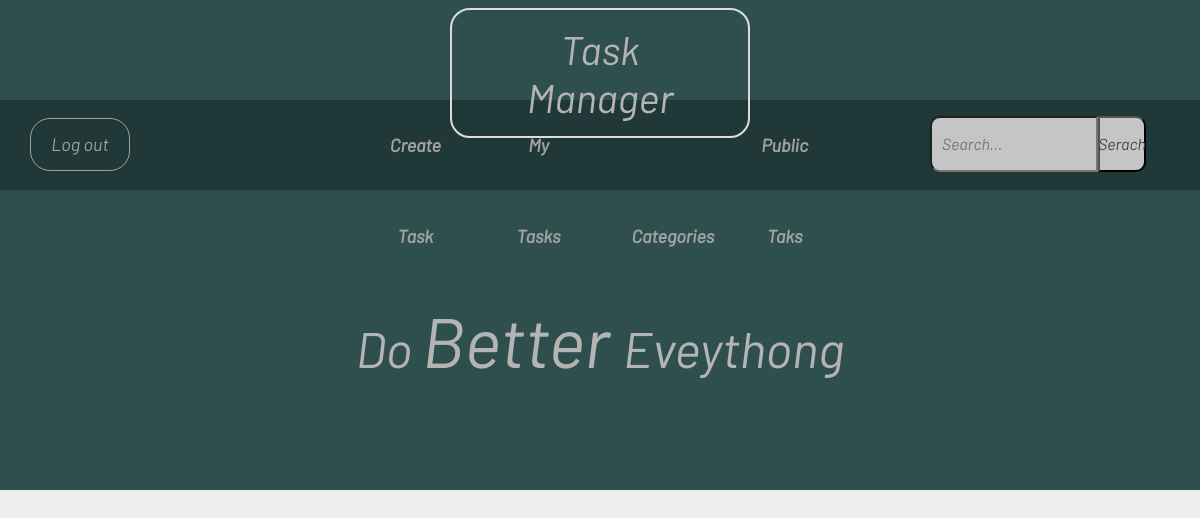
Before: /tasks/show-all-tasks/ (signed in) with the older database file.
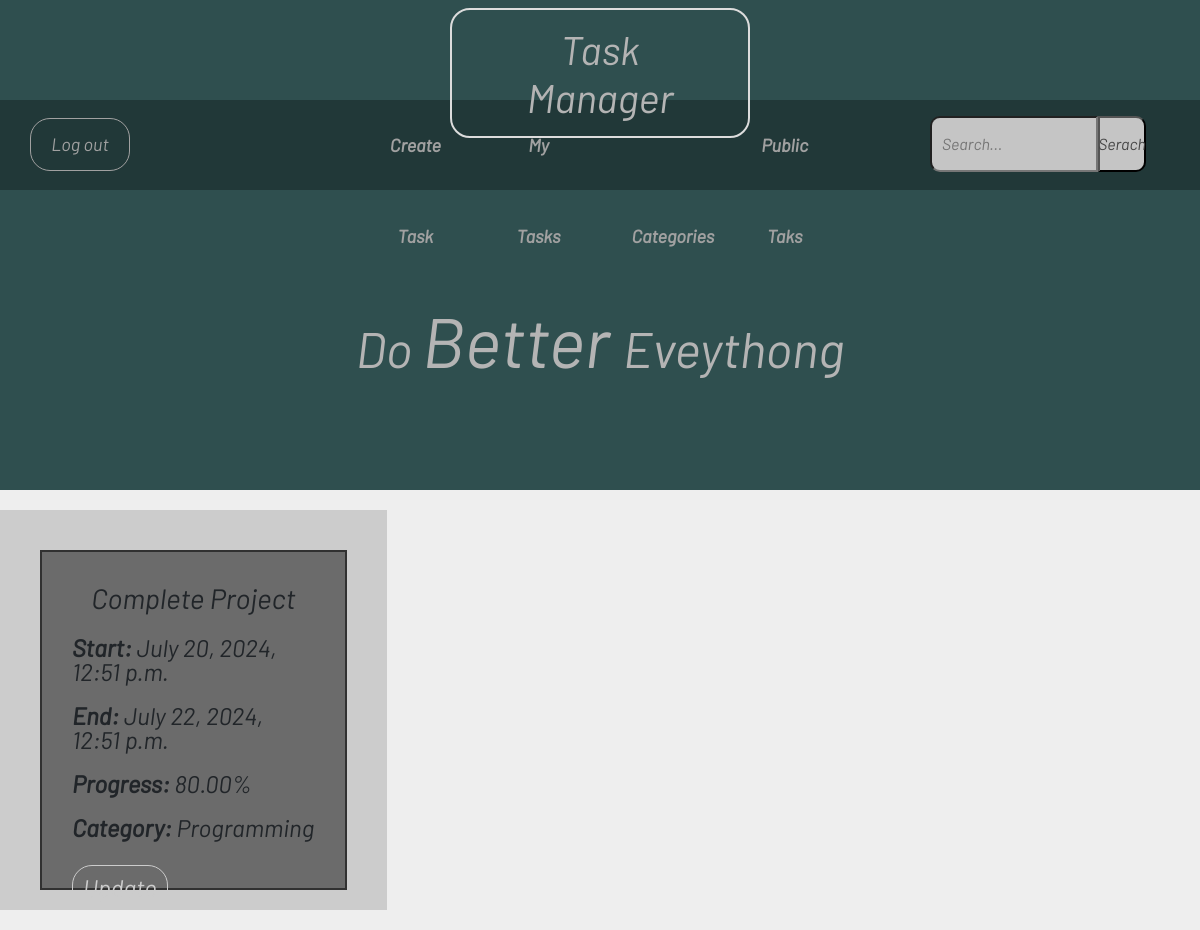
After: the same page with the newer database file.
### Tasks/models.py (models this page shows, shortened)
class Tasks(models.Model):
    name = models.CharField(max_length=50)
    start_date = models.DateTimeField()
    end_date = models.DateTimeField()
    progress = models.DecimalField(max_digits=5, decimal_places=2, validators=[validate_precentage])
    functor = models.ForeignKey(UserAccount, on_delete=models.CASCADE)
    category = models.ForeignKey('Category', on_delete=models.CASCADE)
    private = models.BooleanField(default=False)

class Category(models.Model):
    name = models.CharField(max_length=50)
    functor = models.ForeignKey(UserAccount, on_delete=models.CASCADE)
    def __str__(self) -> str:
        return self.name

### Tasks/views.py (the view)
# urls.py: path('show-all-tasks/', show_all_tasks_view, name='show-tasks'),
@login_required
def show_all_tasks_view(request):
    tasks = Tasks.objects.filter(functor = request.user)
    context = {'tasks': tasks}
    return render(request, 'Tasks/show-all-tasks.html', context)

### Tasks/templates/Tasks/show-all-tasks.html (shortened to what this page needs)
{% extends 'base.html' %}
{% load static %}
{% block styles %}
    <link rel="stylesheet" href="{% static 'Tasks/css/swipper_style.css' %}">
    <link rel="stylesheet" href="https://unpkg.com/swiper/swiper-bundle.min.css" />
{% endblock %}
{% block content %}
    <div class="swiper">
        <div class="swiper-wrapper">
            {% for task in tasks %}
                <div class="swiper-slide">
                    <div class="inner-swiper">
                        <h3 id="title">{{ task.name }}</h3>
                        <p class="show-detail"> <span>Start: </span> {{ task.start_date }} </p>
                        <p class="show-detail"> <span>End: </span> {{ task.end_date }} </p>
                        <p class="show-detail"> <span>Progress: </span> {{ task.progress }}% </p>
                        <p class="show-detail"> <span>Category: </span> {{ task.category }} </p>
                        <ul class="update-delete">
                            <li>
                                <a href="{% url 'update-task' task.id %}">Update</a>
                            </li>
                        </ul>
                    </div>
                </div>
            {% endfor %}
        </div>
    </div>
{% endblock %}

Changed rows visible on the page:
added Tasks: name "Complete Project", start_date "July 20, 2024, 12:51 p.m.", end_date "July 22, 2024, 12:51 p.m.", progress "80.00", category "Programming"
